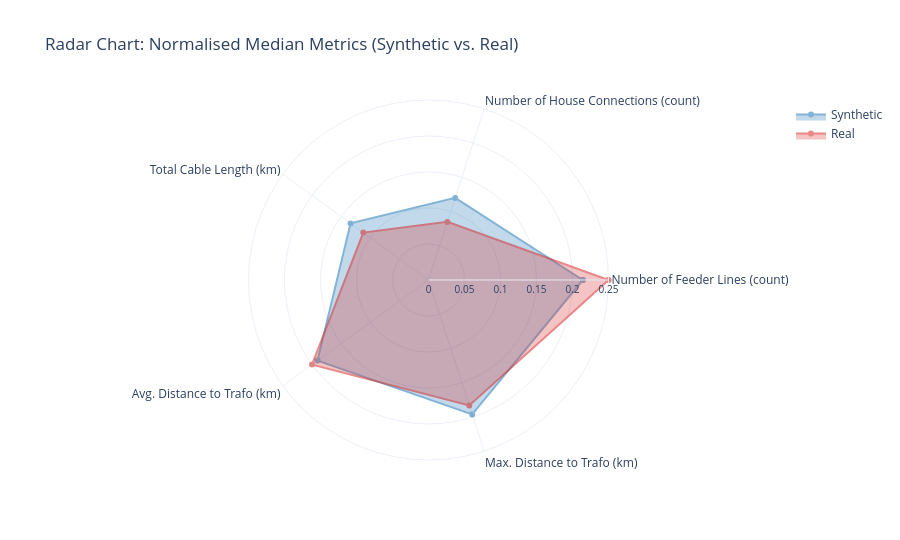

Notebook code cell kept with this figure:
### Markdown cell above
### 4c. Radar Chart — Multi-metric Overview

A single-glance view across **all five metrics simultaneously**. Each axis shows the **normalised median** (0 = combined minimum, 1 = combined maximum) so metrics with different units are directly comparable. The filled area indicates how a source "fills" the metric space relative to the other.

> A Synthetic trace that consistently extends **beyond** the Real trace indicates systematic over-estimation; consistently **inside** indicates under-estimation.

### Code cell
# Compute normalised median per source across all metrics
radar_rows = {}
for source in df_all['source'].dropna().unique():
    subset = df_all[df_all['source'] == source]
    radar_rows[source] = subset[metrics].median()

df_radar = pd.DataFrame(radar_rows).T  # shape: (n_sources, n_metrics)

# Normalise columns using combined min/max so all axes span [0, 1]
col_min = df_all[metrics].min()
col_max = df_all[metrics].max()
col_range = (col_max - col_min).replace(0, 1)  # avoid division by zero
df_norm = (df_radar - col_min) / col_range

categories = [labels.get(m, m) for m in metrics]
source_colors = {'Synthetic': '#1f77b4', 'Real': '#d62728'}

fig = go.Figure()
for source in df_norm.index:
    values = df_norm.loc[source].tolist()
    values += values[:1]  # close the polygon
    fig.add_trace(go.Scatterpolar(
        r=values,
        theta=categories + [categories[0]],
        fill='toself',
        name=source,
        line_color=source_colors.get(source, 'grey'),
        opacity=0.55,
    ))

fig.update_layout(
    polar=dict(radialaxis=dict(visible=True, range=[0, 0.25], tickfont_size=10)),
    title="Radar Chart: Normalised Median Metrics (Synthetic vs. Real)",
    height=540,
    template='plotly_white',
)
fig.show()

### Figure 1 — Plotly figure (JSON) as saved in the notebook; plotly's stock layout.template omitted (floating-point values rounded to 4 significant figures)
{"data": [{"fill": "toself", "line": {"color": "#1f77b4"}, "name": "Synthetic", "opacity": 0.55, "r": [0.2143, 0.1199, 0.1338, 0.1905, 0.1963, 0.2143], "theta": ["Number of Feeder Lines (count)", "Number of House Connections (count)", "Total Cable Length (km)", "Avg. Distance to Trafo (km)", "Max. Distance to Trafo (km)", "Number of Feeder Lines (count)"], "type": "scatterpolar"}, {"fill": "toself", "line": {"color": "#d62728"}, "name": "Real", "opacity": 0.55, "r": [0.25, 0.08487, 0.112, 0.1999, 0.1831, 0.25], "theta": ["Number of Feeder Lines (count)", "Number of House Connections (count)", "Total Cable Length (km)", "Avg. Distance to Trafo (km)", "Max. Distance to Trafo (km)", "Number of Feeder Lines (count)"], "type": "scatterpolar"}], "layout": {"height": 540, "polar": {"radialaxis": {"range": [0, 0.25], "tickfont": {"size": 10}, "visible": true}}, "title": {"text": "Radar Chart: Normalised Median Metrics (Synthetic vs. Real)"}}}
